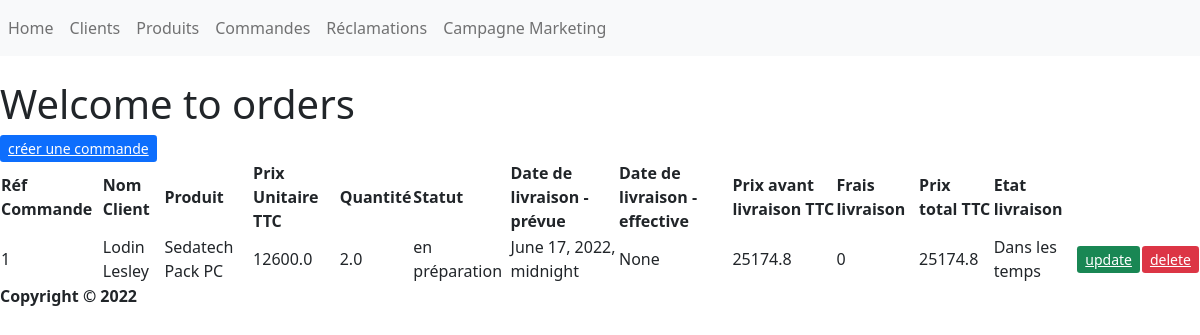
Before: /Commandes/ with the older database file.
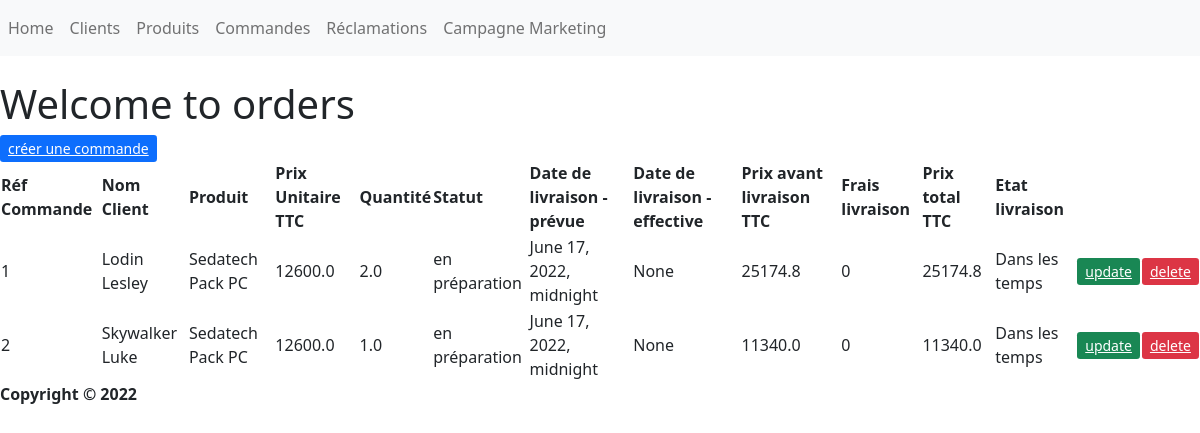
After: the same page with the newer database file.
### Main/models.py (models this page shows, shortened)
class Order(models.Model):
    STATUS_CHOICES=(('en préparation','en préparation'),('expédié','expédié'),('livré','livré'),('retour client','retour client'))
    customer=models.ForeignKey(Customer,null=True, on_delete=models.SET_NULL)
    product=models.ForeignKey(Product,null=True, on_delete=models.SET_NULL)
    quantity=models.FloatField(null=True)
    discount=models.FloatField(blank=True,null=True)
    date_created=models.DateTimeField(auto_now_add=True, null=True)
    status=models.CharField(max_length=255, null=True,default='en préparation',choices=STATUS_CHOICES)
    Delivery_date_expected=models.DateTimeField(null=True)
    Delivery_date_final=models.DateTimeField(blank=True, null=True)
    @property
    def get_total_item_price_HT(self):
        return round(self.quantity * self.product.price_pdt_HT*((100-self.discount)/100),2)
    @property
    def get_total_item_price_TTC(self):
        return round(self.quantity * self.product.price_pdt_TTC*((100-self.discount)/100),2)
    @property
    def late_delivery(self):
        today=timezone.now()
        if self.Delivery_date_expected < today:
            delivery_res="En retard"
        else:
            delivery_res="Dans les temps"
        return delivery_res
    @property
    def delivery_fees(self):
        if self.get_total_item_price_HT<2000:
            fees_res=10
        else:
            fees_res=0
        return fees_res
    @property
    def get_total_order_price_TTC(self):#for particular product order total
        return self.get_total_item_price_TTC+self.delivery_fees

class Customer(models.Model):
    GENDER_CHOICES=(('Masculin','Masculin'),('Féminin','Féminin'),('Autre','Autre')
    )
    name=models.CharField(max_length=255,blank=True, null=True)
    customer_type=models.CharField(max_length=255,blank=True, null=True)
    dob=models.DateTimeField(null=True)
    gender=models.CharField(max_length=255, null=True,choices=GENDER_CHOICES)
    email=models.CharField(max_length=255,blank=True, null=True)
    phone=models.CharField(max_length=12,blank=True, null=True)
    address=models.CharField(max_length=255,blank=True, null=True)
    town=models.CharField(max_length=255,blank=True, null=True)
    region=models.CharField(max_length=255,blank=True, null=True)
    date_created=models.DateTimeField(auto_now_add=True, null=True)

class Product(models.Model):
    CATEGORY_CHOICES=(('Informatique','Informatique'),('Téléphonie','Téléphonie'),('Objets connectés','Objets connectés'),('TV & Home cinéma','TV & Home cinéma'))
    name=models.CharField(max_length=200, null=True)
    description=models.CharField(max_length=200, null=True)
    category=models.CharField(max_length=200, null=True,choices=CATEGORY_CHOICES)
    n_lot=models.CharField(max_length=200, null=True)
    price_pdt_HT=models.FloatField(null=True)
    commercial_margin=models.FloatField(null=True)
    stock_q=models.IntegerField(null=True)
    stock_security=models.IntegerField(null=True)
    @property
    def price_pdt_TTC(self):
        TAUX_TVA=1.2
        return self.price_pdt_HT*TAUX_TVA

### Main/views.py (the view)
# urls.py: path('Commandes/', orders, name='orders_page'),
def orders(request):
    my_order=Order.objects.all()
    context={"my_order": my_order}
    return render(request,'Main/orders.html',context)

### Main/Templates/Main/orders.html
{% extends "main/base.html" %}
{% block content %}
    <header>
        <h1> Welcome to orders </h1>
    </header>
<a class="btn-primary btn-sm" href="{% url 'orders_create' %}" role="button">créer une commande</a>
<table>
    <thead>
        <th>Réf Commande</th>
        <th>Nom Client</th>
        <th>Produit</th>
        <th>Prix Unitaire TTC</th>
        <th>Quantité</th>
        <th>Statut</th>
        <th>Date de livraison - prévue</th>
        <th>Date de livraison - effective</th>
        <th>Prix avant livraison TTC</th>
        <th>Frais livraison</th>
        <th>Prix total TTC</th>
        <th>Etat livraison</th>
    </thead>
    <tbody>
        {% for order in my_order %}
        <tr>
            <td>{{order.id}}</td>
            <td>{{order.customer.name}}</td>
            <td>{{order.product.name}}</td>
            <td>{{order.product.price_pdt_TTC}}</td>
            <td>{{order.quantity}}</td>
            <td>{{order.status}}</td>
            <td>{{order.Delivery_date_expected}}</td>
            <td>{{order.Delivery_date_final}}</td>
            <td>{{order.get_total_item_price_TTC}}</td>
            <td>{{order.delivery_fees}}</td>
            <td>{{order.get_total_order_price_TTC}}</td>
            <td>{{order.late_delivery}}</td>
            <td><a class="btn-success btn-sm" href="{% url 'update_order' order.id %}" role="button">update</a></td>
            <td><a class="btn-danger btn-sm" href="{% url 'delete_order' order.id %}" role="button">delete</a></td>
        </tr>
        {% endfor %}
    </tbody>
</table>
{% endblock content %}

Changed rows visible on the page:
added Order: id "2", customer.name "Skywalker Luke", product.name "Sedatech Pack PC", product.price_pdt_TTC "12600.0", quantity "1.0", status "en préparation", Delivery_date_expected "June 17, 2022, midnight", Delivery_date_final "None", get_total_item_price_TTC "11340.0", delivery_fees "0", get_total_order_price_TTC "11340.0", late_delivery "Dans les temps"
